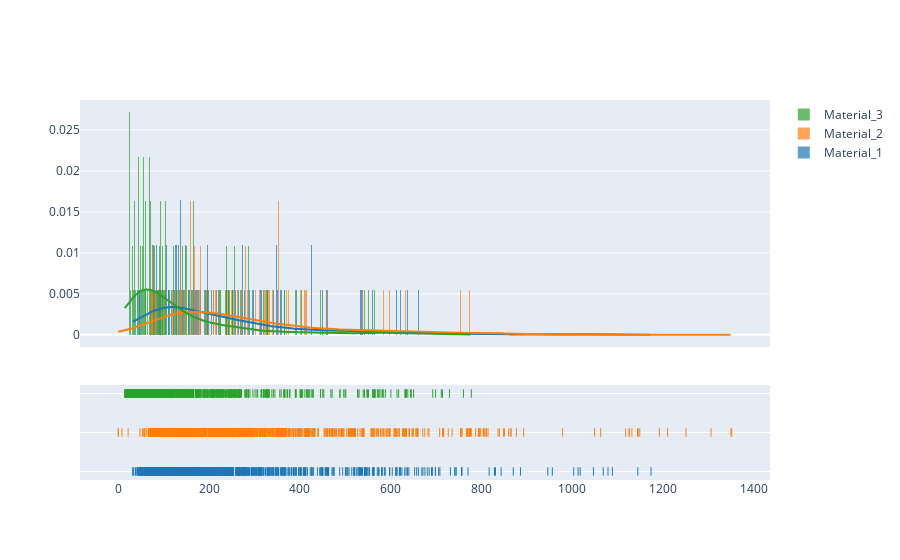

Notebook code for this chart:
### Code cell
import plotly.figure_factory as ff
import numpy as np

# Group data together
# hist_data = [x1, x2, x3, x4]

grouped = df_tp.groupby(by='Material_type')['Throughput_time'].apply(list)

values = grouped.values

group_labels = grouped.index

# Create distplot with custom bin_size
fig = ff.create_distplot(values, group_labels, bin_size=.2)
fig.show()

### Figure 1 — Plotly figure (JSON) as saved in the notebook; plotly's stock layout.template omitted (floating-point values rounded to 4 significant figures; data arrays with more than 128 entries replaced by an {"elided": "..."} marker saying what was removed)
{"data": [{"autobinx": false, "histnorm": "probability density", "legendgroup": "Material_1", "marker": {"color": "rgb(31, 119, 180)"}, "name": "Material_1", "opacity": 0.7, "type": "histogram", "x": {"elided": "913 float values"}, "xaxis": "x", "xbins": {"end": 1174.0, "size": 0.2, "start": 31.78}, "yaxis": "y"}, {"autobinx": false, "histnorm": "probability density", "legendgroup": "Material_2", "marker": {"color": "rgb(255, 127, 14)"}, "name": "Material_2", "opacity": 0.7, "type": "histogram", "x": {"elided": "918 float values"}, "xaxis": "x", "xbins": {"end": 1351.0, "size": 0.2, "start": 0}, "yaxis": "y"}, {"autobinx": false, "histnorm": "probability density", "legendgroup": "Material_3", "marker": {"color": "rgb(44, 160, 44)"}, "name": "Material_3", "opacity": 0.7, "type": "histogram", "x": {"elided": "921 float values"}, "xaxis": "x", "xbins": {"end": 777.8, "size": 0.2, "start": 14.41}, "yaxis": "y"}, {"legendgroup": "Material_1", "marker": {"color": "rgb(31, 119, 180)"}, "mode": "lines", "name": "Material_1", "showlegend": false, "type": "scatter", "x": {"elided": "500 float values"}, "xaxis": "x", "y": {"elided": "500 float values"}, "yaxis": "y"}, {"legendgroup": "Material_2", "marker": {"color": "rgb(255, 127, 14)"}, "mode": "lines", "name": "Material_2", "showlegend": false, "type": "scatter", "x": {"elided": "500 float values"}, "xaxis": "x", "y": {"elided": "500 float values"}, "yaxis": "y"}, {"legendgroup": "Material_3", "marker": {"color": "rgb(44, 160, 44)"}, "mode": "lines", "name": "Material_3", "showlegend": false, "type": "scatter", "x": {"elided": "500 float values"}, "xaxis": "x", "y": {"elided": "500 float values"}, "yaxis": "y"}, {"legendgroup": "Material_1", "marker": {"color": "rgb(31, 119, 180)", "symbol": "line-ns-open"}, "mode": "markers", "name": "Material_1", "showlegend": false, "type": "scatter", "x": {"elided": "913 float values"}, "xaxis": "x", "y": {"elided": "913 str values"}, "yaxis": "y2"}, {"legendgroup": "Material_2", "marker": {"color": "rgb(255, 127, 14)", "symbol": "line-ns-open"}, "mode": "markers", "name": "Material_2", "showlegend": false, "type": "scatter", "x": {"elided": "918 float values"}, "xaxis": "x", "y": {"elided": "918 str values"}, "yaxis": "y2"}, {"legendgroup": "Material_3", "marker": {"color": "rgb(44, 160, 44)", "symbol": "line-ns-open"}, "mode": "markers", "name": "Material_3", "showlegend": false, "type": "scatter", "x": {"elided": "921 float values"}, "xaxis": "x", "y": {"elided": "921 str values"}, "yaxis": "y2"}], "layout": {"barmode": "overlay", "hovermode": "closest", "legend": {"traceorder": "reversed"}, "xaxis": {"anchor": "y2", "domain": [0, 1], "zeroline": false}, "yaxis": {"anchor": "free", "domain": [0.35, 1], "position": 0}, "yaxis2": {"anchor": "x", "domain": [0, 0.25], "dtick": 1, "showticklabels": false}}}
